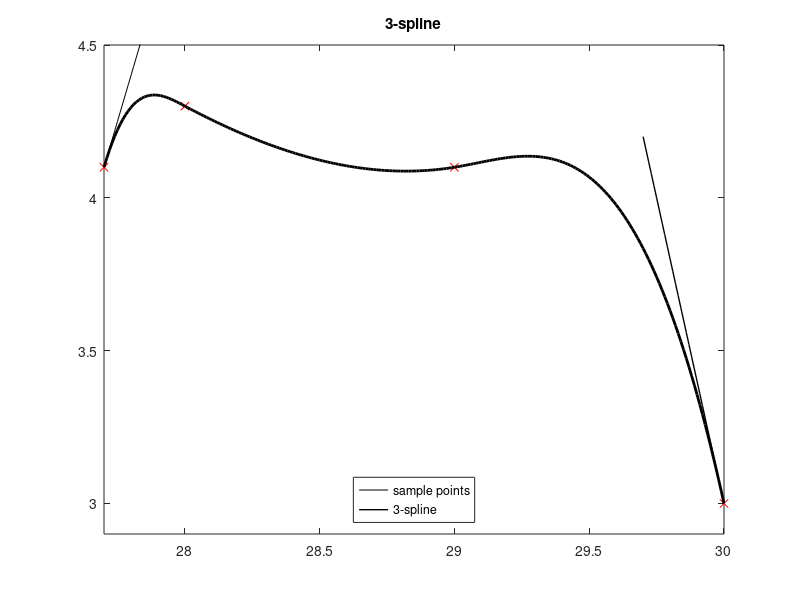

This figure's MATLAB source:
% 2016.09.30 First assignment
% 12307110079 Cheng Yu Ge
%
% Draw: Ronge's phenomenon on P40,
%       cubic spline interpolation on P45,
%   and Chebyshev interpolation node on P65.

close;
clear;
clc;
%% Runge @P40 & Chebyshev @P65
R = @(x) 1./(1+x.^2);
n = 10; % degree of interpolation polynomial

xx = -5:0.01:5; % for ploting
yy = R(xx); % exact value

x_u = -5:10/n:5; % uniform interpolation
pc_u = polyfit(x_u,R(x_u),n); % same as Lagrange
pv_u = polyval(pc_u,xx);

x_c = -5*cos((1:2:2*n+1)*pi/(2*n+2)); % chebyshev interpolation
pc_c = polyfit(x_c,R(x_c),n);
pv_c = polyval(pc_c,xx);

plot(xx,yy,'k-',xx,pv_u,'r--', xx,pv_c,'b--');
axis([-5 5 -1/3 2]);
legend('exact','uniform','chebshev','location','north');
title(sprintf('n=%d',n));

%% 3-spline @P45
x = [27.7 28 29 30];
fx = [4.1 4.3 4.1 3.0];

s = [[13.07278 -14.84322 0.22 14.31353]; ...
     [0.066 4.234 0.13833 3.96167]; ...
     [0.13833 3.96167 -1.51917 4.51917]];
S = @(x) (s(1,1)*(x-28).^3+s(1,2)*(x-28)+s(1,3)*(x-27.7).^3 ...
          +s(1,4)*(x-27.7)).*(x<28) ...
        +(s(2,1)*(29-x).^3+s(2,2)*(29-x)+s(2,3)*(x-28).^3 ...
          +s(2,4)*(x-28)).*(x>=28 & x<29) ...
        +(s(3,1)*(30-x).^3+s(3,2)*(30-x)+s(3,3)*(x-29).^3 ...
          +s(3,4)*(x-29)).*(x>=29);
xxx = 27.7:0.01:30;
Sxx = S(xxx);

xx1 = 27.7:0.01:28;
f1x = 3 * (xx1 - 27.7) + 4.1;
xx2 = 29.7:0.01:30;
f2x = -4 * (xx2 - 30) + 3;

plot(xx1,f1x,'k',xx2,f2x,'k','linewidth',1);hold on;
plot(x,fx,'rx',xxx,Sxx,'k-','linewidth',2);
axis([27.7 30 2.9 4.5]);
legend('sample points','3-spline','location','south');
title(sprintf('3-spline'));
    